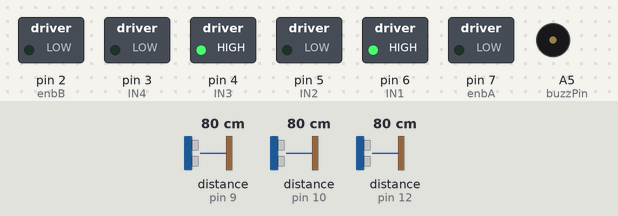
Bench run of a sketch on a simulated Arduino Uno, built with avr-gcc and run on an emulated ATmega328P. Shown: switched loads named in the sketch (green lamp = pin HIGH), buzzer (waves = sounding, pin HIGH). Wiring (inferred from the names in the program): 3 × ultrasonic range finder: trigger pin 8, echo pin 9 / trigger pin 11, echo pin 10 / trigger pin 13, echo pin 12. The test bench sets the inputs (shaded band); at power-on: distance to the obstacle (sensors on pin 12, pin 9, pin 10) 80 cm. The echo pulse lasts 58.3 µs per cm; pins used as bus, display or sensor lines are not drawn.

Above: at 5.9 s.
6.0 s: distance to the obstacle (sensor on pin 12) set to 14 cm
7.5 s: distance to the obstacle (sensor on pin 12) set to 10 cm
At 8.2 s:
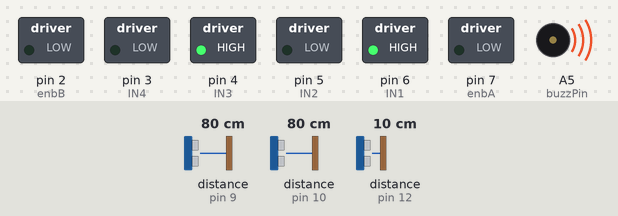
9.0 s: distance to the obstacle (sensor on pin 12) set to 18 cm
At 9.5 s:
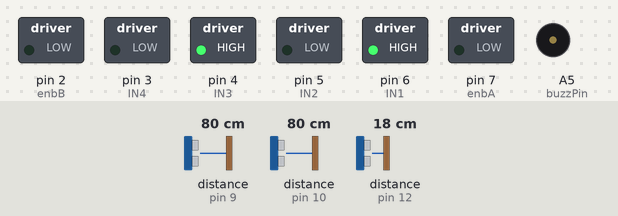
10.5 s: distance to the obstacle (sensor on pin 12) set to 2 cm
At 11.7 s:
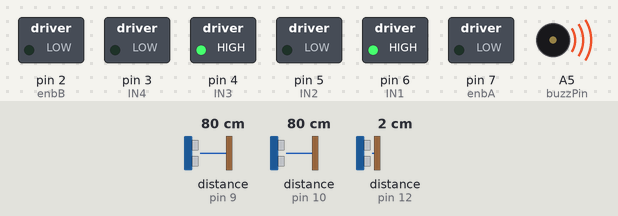
Timing chart, 0 to 13.0 s (numbered marks = the images above; inputs shaded):
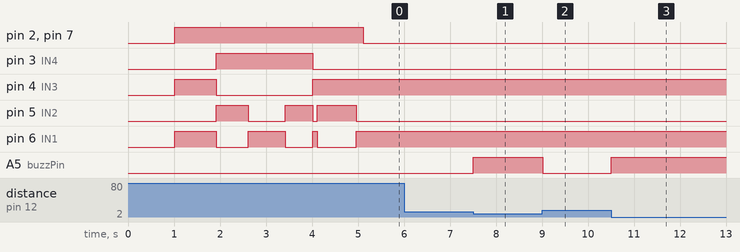

Measured:
- the behaviour switches between 12 and 11 cm on distance to the obstacle (sensor on pin 12) (found by bisection; images 0 and 1)
- after the input at 6.0 s, every drawn part: stays the same
- after the input at 7.5 s, A5 (buzzPin): LOW → HIGH at once
- after the input at 9.0 s, A5 (buzzPin): HIGH → LOW at once
- after the input at 10.5 s, A5 (buzzPin): LOW → HIGH at once

The sketch:

apa.ino
```cpp
#define enbA  7
#define enbB  2
#define IN1  6    //Right Motor (-)
#define IN2  5    //Right Motor (+)
#define IN3  4    //Left Motor (+)
#define IN4  3    //Right Motor (-)
int RightSpd = 130;
int LeftSpd = 130;
// back pin
#define BacktrigPin  13
#define BackechoPin  12
long Backdisance;
long Backduration;
// backRight pin
#define BackRighttrigPin  11
#define BackRightechoPin  10
long BackRightdisance;
long BackRightduration;
// front pin
#define frontTrigPin  8
#define frontEchoPin  9
long frontdisance;
long frontduration;
boolean  start=true;
int const buzzPin = A5;
void setup(){
  Serial.begin(9600);
  pinMode(BacktrigPin, OUTPUT);
  pinMode(BackechoPin, INPUT);
  pinMode(BackRighttrigPin, OUTPUT);
  pinMode(BackRightechoPin, INPUT);
  pinMode(frontTrigPin, OUTPUT);
  pinMode(frontEchoPin, INPUT);
  pinMode(enbA, OUTPUT);
  pinMode(enbB, OUTPUT);
  pinMode(IN1, OUTPUT);
  pinMode(IN2, OUTPUT);
  pinMode(IN3, OUTPUT);
  pinMode(IN4, OUTPUT);
  pinMode(buzzPin, OUTPUT);
}

void loop(){
   ultraBack();
  ultraRightBack();
  ultrafront();
if(start == 1){
   if(BackRightdisance>25&&frontdisance>25){
    park();
   }else{

    forward();
  }
  }


}
void park(){
  //buzzerAleram();
  stopCar();
    delay(1000);
    forward();
    delay(900);
    backward();
    delay(700);
    left();
    delay(800);
    backward();
    delay(600);
    forward();
    delay(100);
    right();
    delay(850);
     forward();
    delay(150);
     stopCar();
      start=false;

  }

void ultraBack(){
   int Backduration, Backdisance;

  digitalWrite(BacktrigPin, HIGH);
  delay(1);
  digitalWrite(BacktrigPin, LOW);

  Backduration = pulseIn(BackechoPin, HIGH);
  Backdisance = (Backduration/2) / 29.1;
    if (Backdisance <= 10 && Backdisance >= 0) {
      // Buzz
      digitalWrite(buzzPin, HIGH);
    } else {
      // Don't buzz
      digitalWrite(buzzPin, LOW);
    }
}
void ultraRightBack(){
  digitalWrite(BackRighttrigPin, LOW);
  delayMicroseconds(2);
  digitalWrite(BackRighttrigPin, HIGH);
  delayMicroseconds(10);
  digitalWrite(BackRighttrigPin, LOW);
  BackRightduration = pulseIn(BackRightechoPin, HIGH);
  BackRightdisance = BackRightduration*0.034/2;
}
void ultrafront(){
  digitalWrite(frontTrigPin, LOW);
  delayMicroseconds(2);
  digitalWrite(frontTrigPin, HIGH);
  delayMicroseconds(10);
  digitalWrite(frontTrigPin, LOW);
  frontduration = pulseIn(frontEchoPin, HIGH);
  frontdisance = frontduration*0.034/2;
}
void forward(){
       analogWrite(enbA, RightSpd);
      analogWrite(enbB, LeftSpd);
      digitalWrite(IN1, HIGH);
      digitalWrite(IN2, LOW);
      digitalWrite(IN3, HIGH);
      digitalWrite(IN4, LOW);
  }
  void backward(){
      analogWrite(enbA, RightSpd);
      analogWrite(enbB, LeftSpd);
      digitalWrite(IN1, LOW);
      digitalWrite(IN2, HIGH);
      digitalWrite(IN3, LOW);
      digitalWrite(IN4, HIGH);
  }
  void left(){
    analogWrite(enbA, RightSpd);
      analogWrite(enbB, LeftSpd);
      digitalWrite(IN1, HIGH);
      digitalWrite(IN2, LOW);
      digitalWrite(IN3, LOW);
      digitalWrite(IN4, HIGH);
  }
  void right(){
      analogWrite(enbA, RightSpd);
      analogWrite(enbB, LeftSpd);
      digitalWrite(IN1, LOW);
      digitalWrite(IN2, HIGH);
      digitalWrite(IN3, HIGH);
      digitalWrite(IN4, LOW);
  }
    void stopCar(){
       analogWrite(enbA, 0);
      analogWrite(enbB, 0);
  }
```
